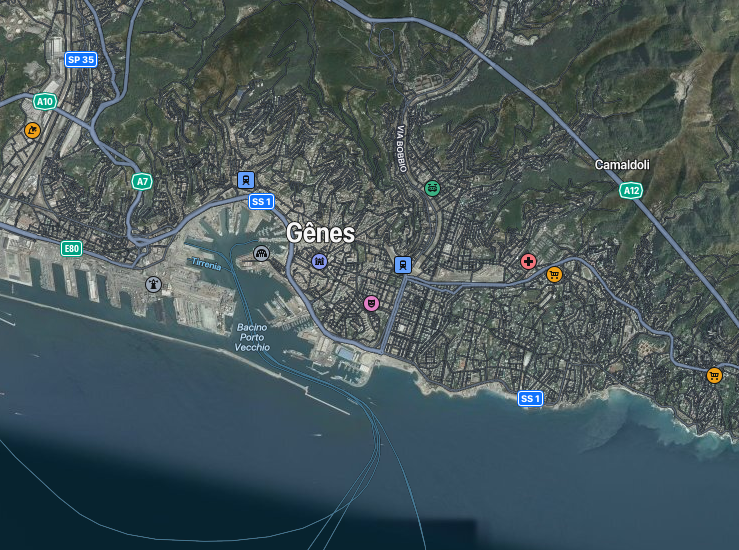
#> input picture data/Genova.png, 739 x 550 px
$ jupyter execute Preprocessing.ipynb
#> lines starting #> are read from the running program, lines starting #| are printed output that depends on the picture; after the words box and inside, x2 and y2 are one past the last pixel; in counts of white or black regions, pixels touching at a corner belong together
# Prétraitement des Images pour OCR

## Dans la partie de prétraitement, je vais effectuer les transformations suivantes :

1. Inversion de l'image
2. Binarisation
3. Suppression du bruit

## 00: Ouvrire une image

[cell 1]
import cv2
from matplotlib import pyplot as plt
image_file = "data/Genova.png"
img = cv2.imread(image_file)
#> img is the input picture: shape (550, 739, 3); mean B, G, R 90.6, 87.7, 72.6

[cell 2]
def display(im_path):
#> called with im_path = 'data/Genova.png'
    dpi = 80
    im_data = plt.imread(im_path)

    height, width  = im_data.shape[:2]
#> height = 550; width = 739

    # What size does the figure need to be in inches to fit the image?
    figsize = width / float(dpi), height / float(dpi)
#> figsize = (9.24, 6.88)

    # Create a figure of the right size with one axes that takes up the full figure
    fig = plt.figure(figsize=figsize)
    ax = fig.add_axes([0, 0, 1, 1])

    # Hide spines, ticks, etc.
    ax.axis('off')

    # Display the image.
    ax.imshow(im_data, cmap='gray')

    plt.show()

[cell 3]
display(image_file)

## 01: Invertion de l'image

[cell 4]
inverted_image = cv2.bitwise_not(img)
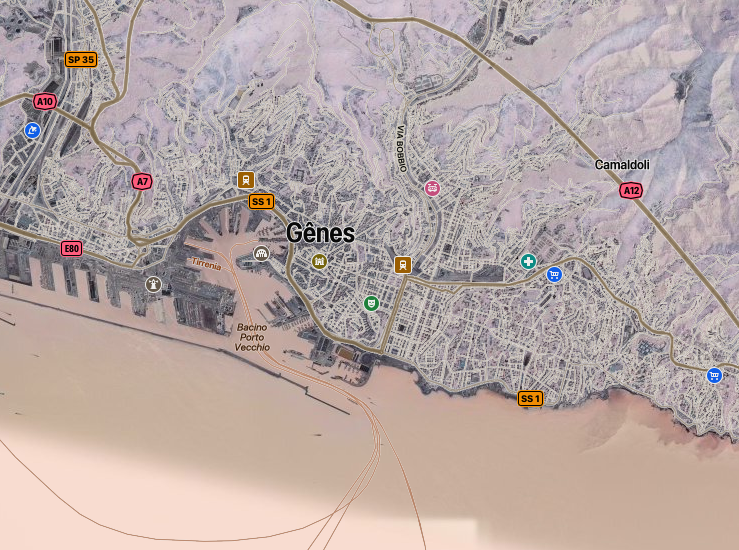
#> inverted_image: shape (550, 739, 3); mean B, G, R 164.4, 167.3, 182.4
cv2.imwrite("temp/inverted.png", inverted_image)
#> Out = True

[cell 5]
display("temp/inverted.png")

## 02: Binarisation

[cell 6]
def grayscale(image):
    return cv2.cvtColor(image, cv2.COLOR_BGR2GRAY)
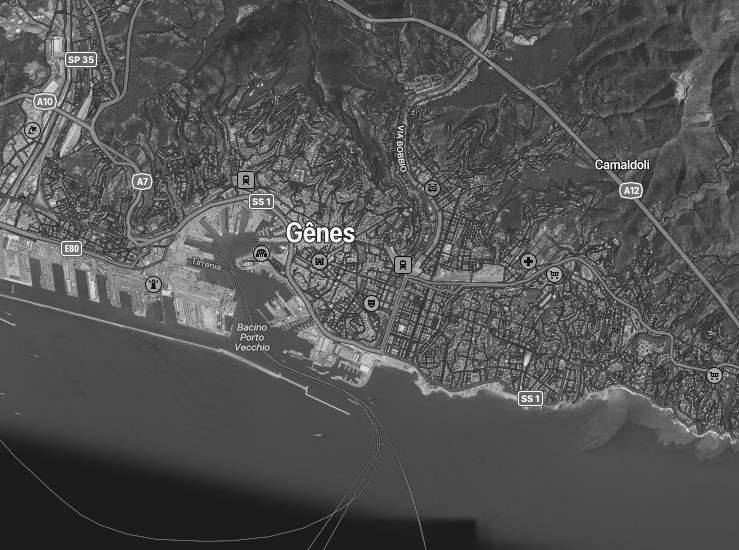
#> returned value: shape (550, 739); min 4, max 255, mean 83.5

[cell 7]
gray_image = grayscale(img)
cv2.imwrite("temp/gray.png", gray_image)
#> Out = True

[cell 8]
display("temp/gray.png")

[cell 9]
thresh, im_bw = cv2.threshold(gray_image,215,150, cv2.THRESH_BINARY)
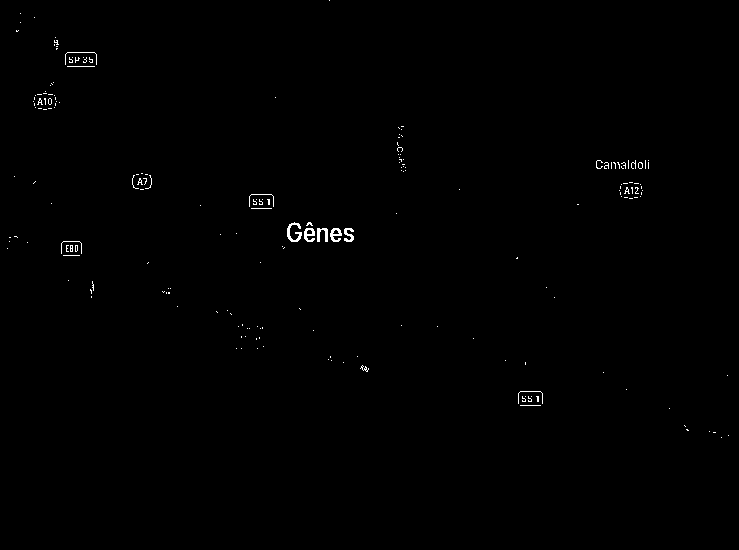
#> im_bw: shape (550, 739); values 0 (black) and 150 (white), 0.39% white in thin lines or dots, all inside (x1, y1, x2, y2) = (7, 0, 729, 438)
cv2.imwrite("temp/bw_image.png", im_bw)
#> Out = True

[cell 10]
display("temp/bw_image.png")

## 03: Suppression du bruit

[cell 11]
def noise_removal(image):
    import numpy as np
    kernel = np.ones((1,1), np.uint8)
    image = cv2.dilate(image, kernel, iterations=1)
    kernel = np.ones((1, 1), np.uint8)
    image = cv2.erode(image, kernel, iterations=1)
    image = cv2.morphologyEx(image, cv2.MORPH_CLOSE, kernel)
    image = cv2.medianBlur(image,1)
    return (image)

[cell 12]
no_noise = noise_removal(im_bw)
cv2.imwrite("temp/no_noise.png", no_noise)
#> Out = True
